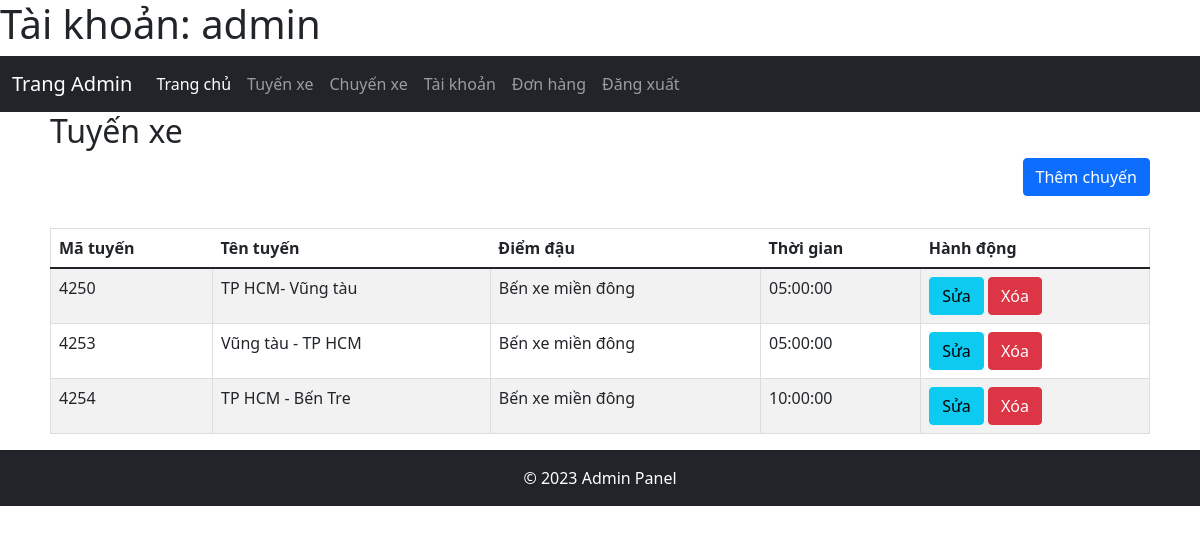
Page /admincp/index.php?act=danhmuc (signed in) on the committed database.
### tables this page shows
CREATE TABLE IF NOT EXISTS `tuyenxe` (
  `matuyen` int NOT NULL AUTO_INCREMENT,
  `tentuyen` varchar(255) NOT NULL,
  `diemdau` varchar(255) NOT NULL,
  `thoigian` time NOT NULL,
  PRIMARY KEY (`matuyen`)
);

### config/danhmuc.php (called while the page is built, shortened)
<?php
function getall_dm()
{
  $conn = connectdb();
  $stmt = $conn->prepare("SELECT * FROM tuyenxe");
  $stmt->execute();
  $kq = $stmt->fetchAll();
  return $kq;
}
?>

### admincp/view/danhmuc.php (the view)
<div class="main">
  <h2>Tuyến xe</h2>
  <div class="d-flex justify-content-end">
                    <a href="index.php?act=tuyenxe_add" class="btn btn-primary mb-2">Thêm chuyến</a>
                </div>
  <br>
  <table class="table table-striped">
    <thead>
      <tr>
        <th>Mã tuyến</th>
        <th>Tên tuyến</th>
        <th>Điểm đậu</th>
        <th>Thời gian</th>
        <th>Hành động</th>
      </tr>
    </thead>
    <tbody>
      <?php
      if (isset($kq) && count($kq) > 0) {
        foreach ($kq as $dm) {
          echo '
          <tr>
            <td>' . $dm['matuyen'] . '</td>
            <td>' . $dm['tentuyen'] . '</td>
            <td>' . $dm['diemdau'] . '</td>
            <td>' . $dm['thoigian'] . '</td>
            <td>
              <a href="index.php?act=updateform&id=' . $dm['matuyen'] . '" class="btn btn-info">Sửa</a>
              <a href="index.php?act=deldm&id=' . $dm['matuyen'] . '" class="btn btn-danger">Xóa</a>
            </td>
          </tr>';
        }
      }
      ?>
    </tbody>
  </table>
</div>

### admincp/view/style.css (style rules this page uses)
.main { width: calc(100% -100px); padding: 0px 50px; }
.table { border: 1px solid #ddd; border-collapse: collapse; }
.table tr td { border: 1px solid #ddd; }

### rows in the picture
tuyenxe: matuyen "4250", tentuyen "TP HCM- Vũng tàu", diemdau "Bến xe miền đông", thoigian "05:00:00"
tuyenxe: matuyen "4253", tentuyen "Vũng tàu - TP HCM", diemdau "Bến xe miền đông", thoigian "05:00:00"
tuyenxe: matuyen "4254", tentuyen "TP HCM - Bến Tre", diemdau "Bến xe miền đông", thoigian "10:00:00"
